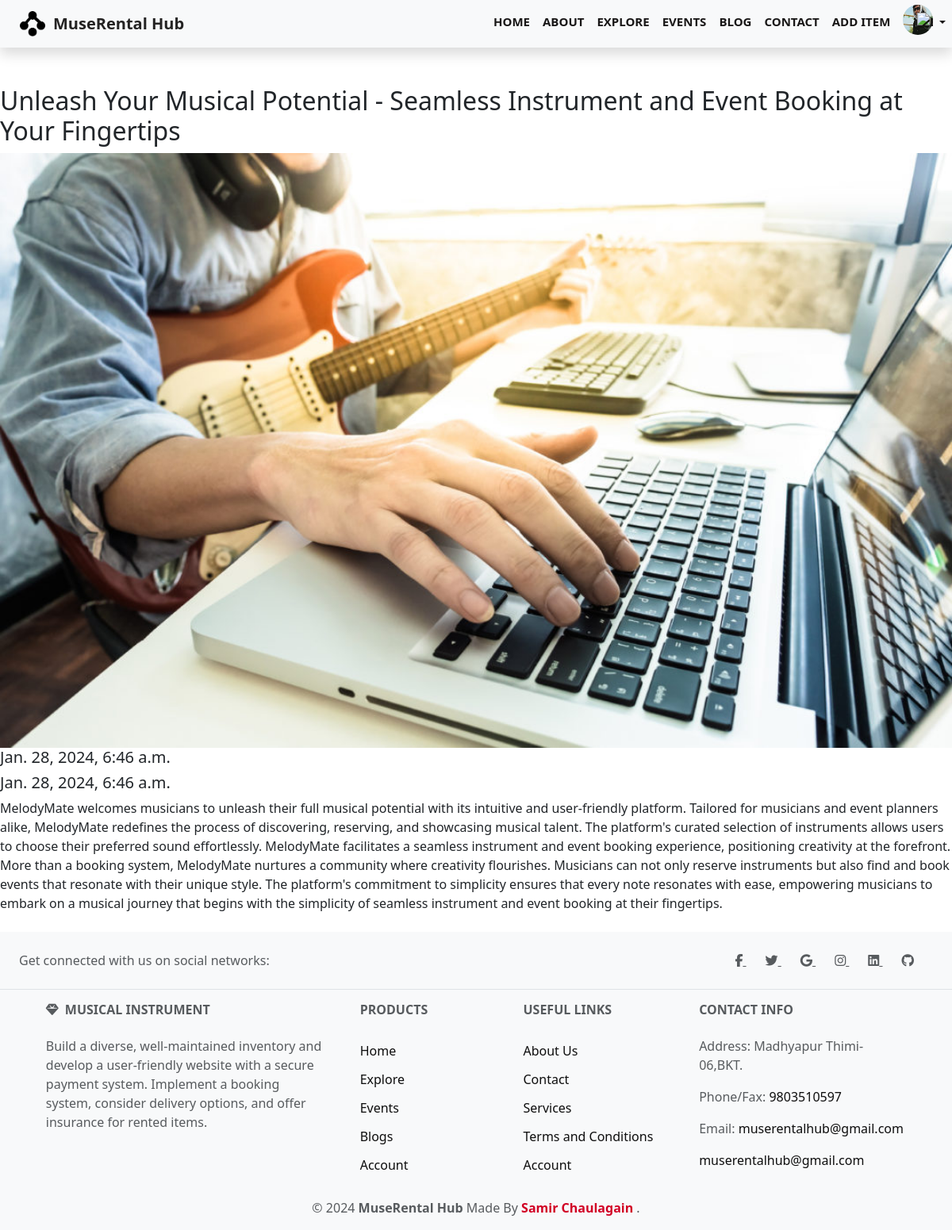
Screenshot of /post/5 (signed in) with the database file from the repository.
### main/models.py (models this page shows, shortened)
class Post(models.Model):
    image = models.ImageField(upload_to='images/', default='default_image.jpg')
    title = models.CharField(max_length=100)
    body = models.TextField(max_length=1000000)
    created_at = models.DateTimeField(default=datetime.now, blank=True)

### main/views.py (the view)
# urls.py: path('post/<str:pk>', views.post, name='post'),
def post(request, pk):
    posts = Post.objects.get(id=pk)
    return render(request, 'landing_pages/posts.html', {'posts': posts})

### template/landing_pages/posts.html
{% extends 'base.html' %}
{% load static %}
{% block content %}
<div class="header">
  <h2>{{posts.title}}</h2>
</div>
<div class="">
  <div class="leftcolumn">
        <img src="{{posts.image.url}}" alt="" height="50%" width="100%">
        <h5 class="lead ">{{posts.created_at}}</h5>
        <h5 class="lead">{{posts.created_at}}</h5>
        <p class="">{{posts.body}}</p>
  </div>
</div>
{%endblock %}

### static/css/style.css (style rules this page uses)
* { margin: 0%; box-sizing: border-box; }

### rows the page displays
Post: title "Unleash Your Musical Potential - Seamless Instrument and Event Booking at Your Fingertips", image (picture), created_at "Jan. 28, 2024, 6:46 a.m.", body "MelodyMate welcomes musicians to unleash their full musical potential with its intuitive and user-friendly platform. Tailored for musicians and event planners alike, MelodyMate redefines the process of discovering, reserving, and showcasing musical talent. The platform's curated selection of instruments allows users to choose their preferred sound effortlessly. MelodyMate facilitates a seamless instrument and event booking experience, positioning creativity at the forefront. More than a booking system, MelodyMate nurtures a community where creativity flourishes. Musicians can not only reserve instruments but also find and book events that resonate with their unique style. The platform's…"
